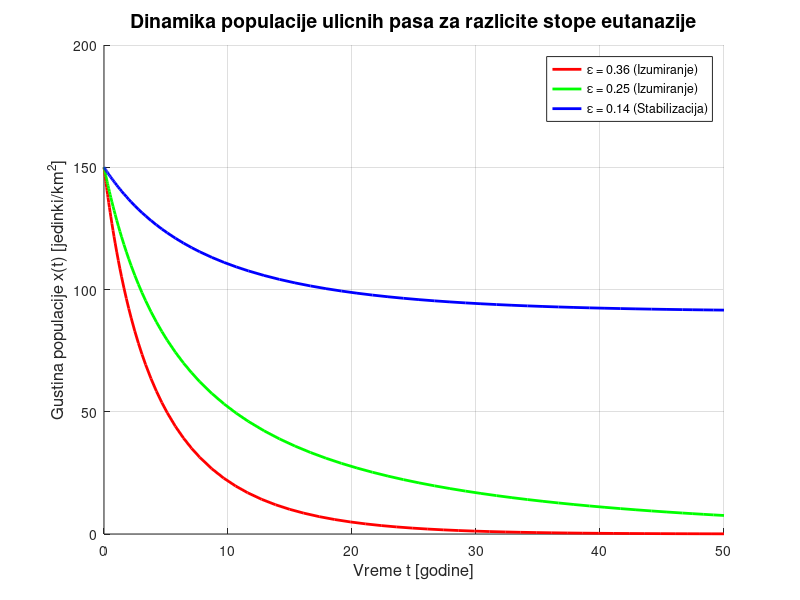

Recreate this plot in MATLAB.
% Seminarski rad iz OMM - Simulacija logistickog modela sa eutanazijom
clear all; clc; close all;

% Definisanje parametara modela
r = 0.22;   % Inherentna stopa rasta (0.34 - 0.12)
K = 250;    % Granicni kapacitet stanista
tspan = [0 50]; % Vremenski period simulacije (50 godina)
x0 = 150;   % Pretpostavljena pocetna gustina populacije pasa

% Vrednosti parametra epsilon koje je profesorka zadala
epsilons = [0.36, 0.25, 0.14];
boje = {'r', 'g', 'b'}; % Crvena, zelena, plava boja za grafike

figure;
hold on;

% Petlja koja prolazi kroz sve tri vrednosti epsilon i resava jednacinu
for i = 1:length(epsilons)
    eps = epsilons(i);
    
    % Definisanje diferencijalne jednacine: dx/dt = (r-eps)*x - (r/K)*x^2
    % Koristimo ugradjenu funkciju ode45 sto je u skladu sa uputstvom
    [t, x] = ode45(@(t, x) (r - eps)*x - (r/K)*x^2, tspan, x0);
    
    % Crtanje grafika
    plot(t, x, boje{i}, 'LineWidth', 2);
end

% Uredjivanje grafika (Oznake osa i legenda - obavezno po uputstvu!)
xlabel('Vreme t [godine]', 'FontSize', 12);
ylabel('Gustina populacije x(t) [jedinki/km^2]', 'FontSize', 12);
title('Dinamika populacije ulicnih pasa za razlicite stope eutanazije', 'FontSize', 14);
legend('\epsilon = 0.36 (Izumiranje)', '\epsilon = 0.25 (Izumiranje)', '\epsilon = 0.14 (Stabilizacija)', 'Location', 'Best');
grid on;

% Cuvanje slike direktno iz koda
saveas(gcf, 'grafik_pasa.png');
